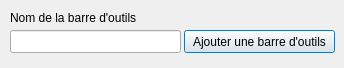
<?xml version="1.0" encoding="UTF-8"?>
<ui version="4.0">
 <class>Dialog</class>
 <widget class="QDialog" name="Dialog">
  <property name="geometry">
   <rect>
    <x>0</x>
    <y>0</y>
    <width>344</width>
    <height>68</height>
   </rect>
  </property>
  <property name="minimumSize">
   <size>
    <width>344</width>
    <height>68</height>
   </size>
  </property>
  <property name="maximumSize">
   <size>
    <width>344</width>
    <height>68</height>
   </size>
  </property>
  <property name="windowTitle">
   <string>Ajout d'une barre d'outils</string>
  </property>
  <widget class="QPushButton" name="pushButton_addonglet">
   <property name="geometry">
    <rect>
     <x>184</x>
     <y>30</y>
     <width>151</width>
     <height>23</height>
    </rect>
   </property>
   <property name="text">
    <string>Ajouter une barre d'outils</string>
   </property>
  </widget>
  <widget class="QLineEdit" name="lineEdit_newonglet">
   <property name="geometry">
    <rect>
     <x>10</x>
     <y>30</y>
     <width>171</width>
     <height>23</height>
    </rect>
   </property>
   <property name="alignment">
    <set>Qt::AlignCenter</set>
   </property>
  </widget>
  <widget class="QLabel" name="label">
   <property name="geometry">
    <rect>
     <x>10</x>
     <y>10</y>
     <width>131</width>
     <height>16</height>
    </rect>
   </property>
   <property name="text">
    <string>Nom de la barre d'outils</string>
   </property>
  </widget>
 </widget>
 <resources/>
 <connections/>
</ui>
